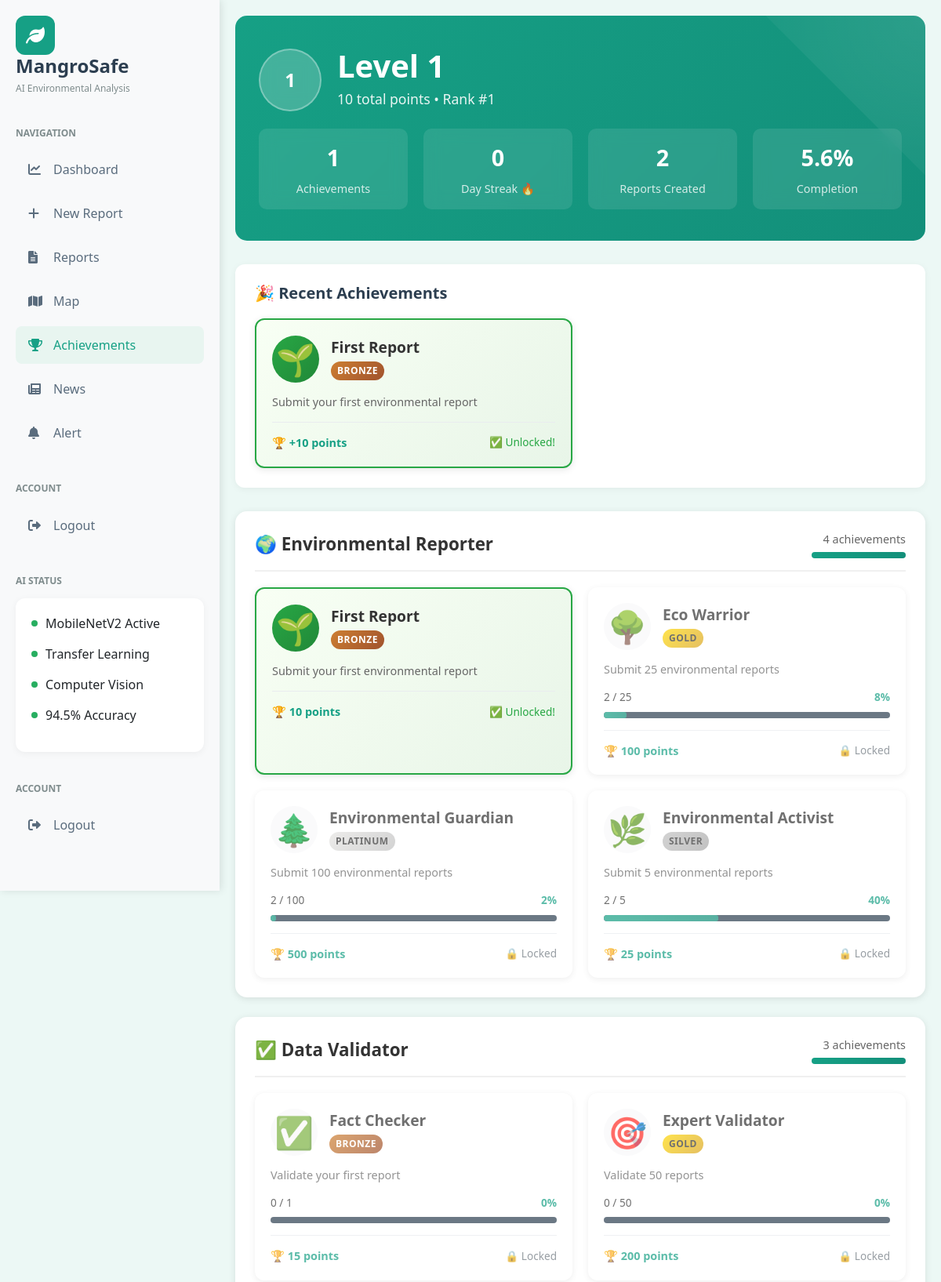
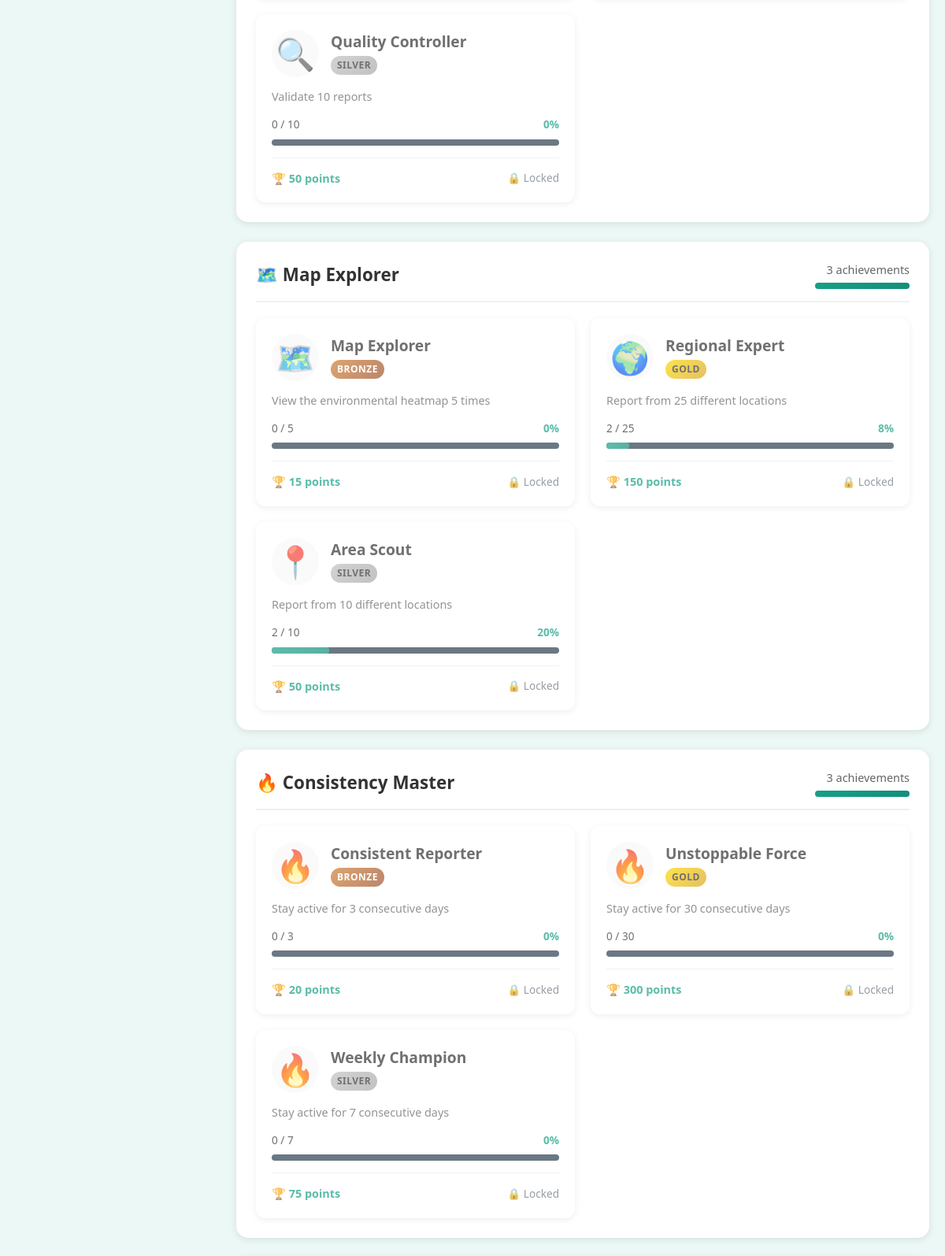
The page /achievements/ (signed in, upper part) on the database its author committed (2 pictures, top to bottom).
### achievements/models.py (models this page shows, shortened)
class UserStats(models.Model):
    user = models.OneToOneField(User, on_delete=models.CASCADE, related_name='stats')
    reports_created = models.IntegerField(default=0)
    reports_validated = models.IntegerField(default=0)
    high_severity_found = models.IntegerField(default=0)
    map_views = models.IntegerField(default=0)
    streak_current = models.IntegerField(default=0)
    streak_best = models.IntegerField(default=0)
    last_activity = models.DateTimeField(auto_now=True)
    validation_accuracy = models.FloatField(default=0.0, validators=[MinValueValidator(0), MaxValueValidator(100)])
    locations_reported = models.JSONField(default=list, help_text="List of unique location coordinates")
    report_types_used = models.JSONField(default=list, help_text="List of report types used")
    total_points = models.IntegerField(default=0)
    achievements_unlocked = models.IntegerField(default=0)
    level = models.IntegerField(default=1)
    helpful_validations = models.IntegerField(default=0)
    community_contributions = models.IntegerField(default=0)

class UserAchievement(models.Model):
    user = models.ForeignKey(User, on_delete=models.CASCADE, related_name='achievements')
    achievement = models.ForeignKey(Achievement, on_delete=models.CASCADE)
    current_progress = models.IntegerField(default=0)
    is_unlocked = models.BooleanField(default=False)
    unlocked_at = models.DateTimeField(null=True, blank=True)
    notification_sent = models.BooleanField(default=False)
    is_featured = models.BooleanField(default=False, help_text="Show in user profile highlights")
    class Meta:
        unique_together = ['user', 'achievement']
        ordering = ['-unlocked_at', '-current_progress']
    @property
    def progress_percentage(self):
        if self.achievement.target_value == 0:
            return 100
        return min(100, (self.current_progress / self.achievement.target_value) * 100)

class Achievement(models.Model):
    CATEGORY_CHOICES = [
        ('reporter', '🌍 Environmental Reporter'),
        ('validator', '✅ Data Validator'),
        ('explorer', '🗺️ Map Explorer'),
        ('streak', '🔥 Consistency Master'),
        ('impact', '💚 Environmental Impact'),
        ('community', '👥 Community Builder'),
        ('expert', '🎓 Expert Analyst'),
        ('pioneer', '🚀 Platform Pioneer'),
    ]
    TIER_CHOICES = [
        ('bronze', 'Bronze'),
        ('silver', 'Silver'),
        ('gold', 'Gold'),
        ('platinum', 'Platinum'),
        ('diamond', 'Diamond'),
        ('legendary', 'Legendary'),
    ]
    ACTION_TYPE_CHOICES = [
        ('report_count', 'Number of reports created'),
        ('validation_count', 'Number of reports validated'),
        ('streak_days', 'Consecutive days active'),
        ('map_usage', 'Times used heatmap'),
        ('high_severity', 'High severity reports found'),
        ('accuracy_score', 'Validation accuracy percentage'),
        ('location_variety', 'Different locations reported'),
        ('report_types', 'Different report types used'),
        ('quick_response', 'Reports validated within 24 hours'),
        ('community_help', 'Times helped other users'),
    ]
    name = models.CharField(max_length=100)
    description = models.TextField()
    category = models.CharField(max_length=20, choices=CATEGORY_CHOICES)
    tier = models.CharField(max_length=20, choices=TIER_CHOICES)
    action_type = models.CharField(max_length=30, choices=ACTION_TYPE_CHOICES)
    target_value = models.IntegerField(validators=[MinValueValidator(1)])
    icon = models.CharField(max_length=10, default='🏆', help_text="Emoji icon for achievement")
    color = models.CharField(max_length=7, default='#16a085', help_text="Hex color code")
    points = models.IntegerField(default=10, validators=[MinValueValidator(1)])
    badge_unlocked = models.BooleanField(default=True)
    is_active = models.BooleanField(default=True)
    is_hidden = models.BooleanField(default=False, help_text="Hidden until unlocked")
    created_at = models.DateTimeField(auto_now_add=True)
    class Meta:
        ordering = ['category', 'tier', 'target_value']
        unique_together = ['name', 'tier']

### achievements/views.py (the view)
# urls.py: path('', views.achievements_dashboard, name='achievements_dashboard'),
def achievements_dashboard(request):
    try:
        progress_summary = AchievementService.get_user_progress_summary(request.user)
        categories = Achievement.CATEGORY_CHOICES
        achievements_by_category = {}
        for category_key, category_name in categories:
            user_achievements = UserAchievement.objects.filter(
                user=request.user,
                achievement__category=category_key,
                achievement__is_active=True
            ).select_related('achievement').order_by('achievement__tier', 'achievement__target_value')
            achievements_by_category[category_key] = {
                'name': category_name,
                'achievements': user_achievements
            }
        recent_notifications = AchievementService.get_unread_notifications(request.user)[:5]
        context = {
            'progress_summary': progress_summary,
            'achievements_by_category': achievements_by_category,
            'recent_notifications': recent_notifications,
            'page_title': 'Achievements Dashboard'
        }
        return render(request, 'achievements/dashboard.html', context)
    except Exception as e:
        return render(request, 'achievements/dashboard.html', {
            'error': str(e),
            'page_title': 'Achievements Error'
        })

### achievements/services.py (called while the page is built)
    @staticmethod
    def get_or_create_user_stats(user):
        stats, created = UserStats.objects.get_or_create(
            user=user,
            defaults={
                'reports_created': 0,
                'reports_validated': 0,
                'map_views': 0,
                'streak_current': 0,
                'streak_best': 0,
                'validation_accuracy': 0.0,
                'total_points': 0,
                'achievements_unlocked': 0,
                'level': 1,
            }
        )
        return stats

    @staticmethod
    def get_points_for_next_level(current_level):
        points_for_next = 100 + (current_level * 50)
        return points_for_next

    @staticmethod
    def get_unread_notifications(user):
        return AchievementNotification.objects.filter(
            user=user,
            is_read=False
        ).select_related('achievement').order_by('-created_at')

### achievements/templates/achievements/dashboard.html (shortened to what this page needs)
{% extends 'dashboard/base.html' %}
{% load static %}
{% block extra_css %}
    <link rel="stylesheet" href="{% static 'achievements/css/achievements.css' %}" />
{% endblock %}
{% block content %}
    <div class="achievements-content">
        <div class="achievements-header fade-in">
            <div class="user-level">
                <div class="level-badge">
                    {{ progress_summary.stats.level }}
                </div>
                <div class="level-info">
                    <h1>Level {{ progress_summary.stats.level }}</h1>
                    <p class="level-subtitle">{{ progress_summary.stats.total_points }} total points • Rank #{{ progress_summary.user_rank }}</p>
                </div>
            </div>
            <div class="progress-stats">
                <div class="stat-item">
                    <span class="stat-value">{{ progress_summary.unlocked_count }}</span>
                    <span class="stat-label">Achievements</span>
                </div>
                <div class="stat-item">
                    <span class="stat-value">{{ progress_summary.stats.streak_current }}</span>
                    <span class="stat-label">Day Streak 🔥</span>
                </div>
                <div class="stat-item">
                    <span class="stat-value">{{ progress_summary.stats.reports_created }}</span>
                    <span class="stat-label">Reports Created</span>
                </div>
                <div class="stat-item">
                    <span class="stat-value">{{ progress_summary.completion_percentage }}%</span>
                    <span class="stat-label">Completion</span>
                </div>
            </div>
        </div>
        {% if progress_summary.recent_achievements %}
        <div class="content-card slide-in-up">
            <h5>🎉 Recent Achievements</h5>
            <div class="achievement-grid">
                {% for user_achievement in progress_summary.recent_achievements %}
                <div class="achievement-card unlocked" data-achievement-id="{{ user_achievement.achievement.id }}">
                    <div class="achievement-header">
                        <div class="achievement-icon unlocked">{{ user_achievement.achievement.icon }}</div>
                        <div class="achievement-info">
                            <h4>{{ user_achievement.achievement.name }}</h4>
                            <span class="achievement-tier tier-{{ user_achievement.achievement.tier }}">{{ user_achievement.achievement.get_tier_display }}</span>
                        </div>
                    </div>
                    <p class="achievement-description">{{ user_achievement.achievement.description }}</p>
                    <div class="achievement-rewards">
                        <span class="points-reward">🏆 +{{ user_achievement.achievement.points }} points</span>
                        <span class="unlock-status unlocked">✅ Unlocked!</span>
                    </div>
                </div>
                {% endfor %}
            </div>
        </div>
        {% endif %}
        <div class="achievement-categories">
            {% for category_key, category_data in achievements_by_category.items %}
            {% if category_data.achievements %}
            <div class="category-section slide-in-up">
                <div class="category-header">
                    <h3>{{ category_data.name }}</h3>
                    <div class="category-progress">
                        {% with unlocked=category_data.achievements|length %}
                        {% with total=category_data.achievements|length %}
                        <div class="category-progress-text">
                            {{ category_data.achievements|length|add:0 }} achievements
                        </div>
                        <div class="category-progress-bar">
                            <div class="category-progress-fill"
                                 style="width: {% widthratio unlocked total 100 %}%"></div>
                        </div>
                        {% endwith %}
                        {% endwith %}
                    </div>
                </div>
                <div class="achievement-grid">
                    {% for user_achievement in category_data.achievements %}
                    <div class="achievement-card {% if user_achievement.is_unlocked %}unlocked{% else %}locked{% endif %}"
                         data-achievement-id="{{ user_achievement.achievement.id }}">
                        <div class="achievement-header">
                            <div class="achievement-icon {% if user_achievement.is_unlocked %}unlocked{% endif %}">
                                {{ user_achievement.achievement.icon }}
                            </div>
                            <div class="achievement-info">
                                <h4>{{ user_achievement.achievement.name }}</h4>
                                <span class="achievement-tier tier-{{ user_achievement.achievement.tier }}">
                                    {{ user_achievement.achievement.get_tier_display }}
                                </span>
                            </div>
                        </div>
                        <p class="achievement-description">{{ user_achievement.achievement.description }}</p>
                        {% if not user_achievement.is_unlocked %}
                        <div class="achievement-progress">
                            <div class="progress-info">
                                <span class="progress-text">
                                    {{ user_achievement.current_progress }} / {{ user_achievement.achievement.target_value }}
                                </span>
                                <span class="progress-percentage">{{ user_achievement.progress_percentage|floatformat:0 }}%</span>
                            </div>
                            <div class="progress-bar">
                                <div class="progress-fill" style="width: {{ user_achievement.progress_percentage }}%"></div>
                            </div>
                        </div>
                        {% endif %}
                        <div class="achievement-rewards">
                            <span class="points-reward">🏆 {{ user_achievement.achievement.points }} points</span>
                            <span class="unlock-status {% if user_achievement.is_unlocked %}unlocked{% else %}locked{% endif %}">
                                {% if user_achievement.is_unlocked %}✅ Unlocked!{% else %}🔒 Locked{% endif %}
                            </span>
                        </div>
                    </div>
                    {% endfor %}
                </div>
            </div>
            {% endif %}
            {% endfor %}
        </div>
    </div>
{% endblock %}

### dashboard/templates/dashboard/base.html (style rules this page uses)
:root { --primary-color: #16a085; --secondary-color: #27ae60; --danger-color: #e74c3c; --warning-color: #f39c12; --info-color: #3498db; --light-bg: #ecf8f5; --sidebar-bg: #f8f9fa; }
body { background-color: var(--light-bg); font-family: 'Segoe UI', Tahoma, Geneva, Verdana, sans-serif; }
.content-card { background: white; border-radius: 12px; padding: 25px; box-shadow: 0 2px 10px rgba(0, 0, 0, 0.05); margin-bottom: 30px; }
.content-card h5 { margin-bottom: 20px; color: #2c3e50; font-weight: 600; }
.progress-bar { background-color: #2c3e50; height: 8px; border-radius: 4px; }

### rows shown on the page
UserStats: stats.level "1", stats.total_points "10", stats.streak_current "0", stats.reports_created "2"
UserAchievement: achievement.icon "🌱", achievement.name "First Report", achievement.tier "BRONZE", achievement.description "Submit your first environmental report", achievement.points "10", is_unlocked "✅ Unlocked!"
UserAchievement: achievement.icon "🌳", achievement.name "Eco Warrior", achievement.tier "GOLD", achievement.description "Submit 25 environmental reports", current_progress "2", achievement.target_value "25", progress_percentage "8", achievement.points "100", is_unlocked "🔒 Locked"
UserAchievement: achievement.icon "🌲", achievement.name "Environmental Guardian", achievement.tier "PLATINUM", achievement.description "Submit 100 environmental reports", current_progress "2", achievement.target_value "100", progress_percentage "2", achievement.points "500", is_unlocked "🔒 Locked"
UserAchievement: achievement.icon "🌿", achievement.name "Environmental Activist", achievement.tier "SILVER", achievement.description "Submit 5 environmental reports", current_progress "2", achievement.target_value "5", progress_percentage "40", achievement.points "25", is_unlocked "🔒 Locked"
UserAchievement: achievement.icon "✅", achievement.name "Fact Checker", achievement.tier "BRONZE", achievement.description "Validate your first report", current_progress "0", achievement.target_value "1", progress_percentage "0", achievement.points "15", is_unlocked "🔒 Locked"
UserAchievement: achievement.icon "🎯", achievement.name "Expert Validator", achievement.tier "GOLD", achievement.description "Validate 50 reports", current_progress "0", achievement.target_value "50", progress_percentage "0", achievement.points "200", is_unlocked "🔒 Locked"
UserAchievement: achievement.icon "🔍", achievement.name "Quality Controller", achievement.tier "SILVER", achievement.description "Validate 10 reports", current_progress "0", achievement.target_value "10", progress_percentage "0", achievement.points "50", is_unlocked "🔒 Locked"
UserAchievement: achievement.icon "🗺️", achievement.name "Map Explorer", achievement.tier "BRONZE", achievement.description "View the environmental heatmap 5 times", current_progress "0", achievement.target_value "5", progress_percentage "0", achievement.points "15", is_unlocked "🔒 Locked"
UserAchievement: achievement.icon "🌍", achievement.name "Regional Expert", achievement.tier "GOLD", achievement.description "Report from 25 different locations", current_progress "2", achievement.target_value "25", progress_percentage "8", achievement.points "150", is_unlocked "🔒 Locked"
UserAchievement: achievement.icon "📍", achievement.name "Area Scout", achievement.tier "SILVER", achievement.description "Report from 10 different locations", current_progress "2", achievement.target_value "10", progress_percentage "20", achievement.points "50", is_unlocked "🔒 Locked"
UserAchievement: achievement.icon "🔥", achievement.name "Consistent Reporter", achievement.tier "BRONZE", achievement.description "Stay active for 3 consecutive days", current_progress "0", achievement.target_value "3", progress_percentage "0", achievement.points "20", is_unlocked "🔒 Locked"
UserAchievement: achievement.icon "🔥", achievement.name "Unstoppable Force", achievement.tier "GOLD", achievement.description "Stay active for 30 consecutive days", current_progress "0", achievement.target_value "30", progress_percentage "0", achievement.points "300", is_unlocked "🔒 Locked"
UserAchievement: achievement.icon "🔥", achievement.name "Weekly Champion", achievement.tier "SILVER", achievement.description "Stay active for 7 consecutive days", current_progress "0", achievement.target_value "7", progress_percentage "0", achievement.points "75", is_unlocked "🔒 Locked"

### other values the page prints
{{ progress_summary.user_rank }} "1"
{{ progress_summary.unlocked_count }} "1"
{{ progress_summary.completion_percentage }} "5.6"
{{ category_data.name }} "🌍 Environmental Reporter" "✅ Data Validator" "🗺️ Map Explorer" "🔥 Consistency Master"
{{ category_data.achievements|length|add:0 }} "4" "3" "3" "3"
